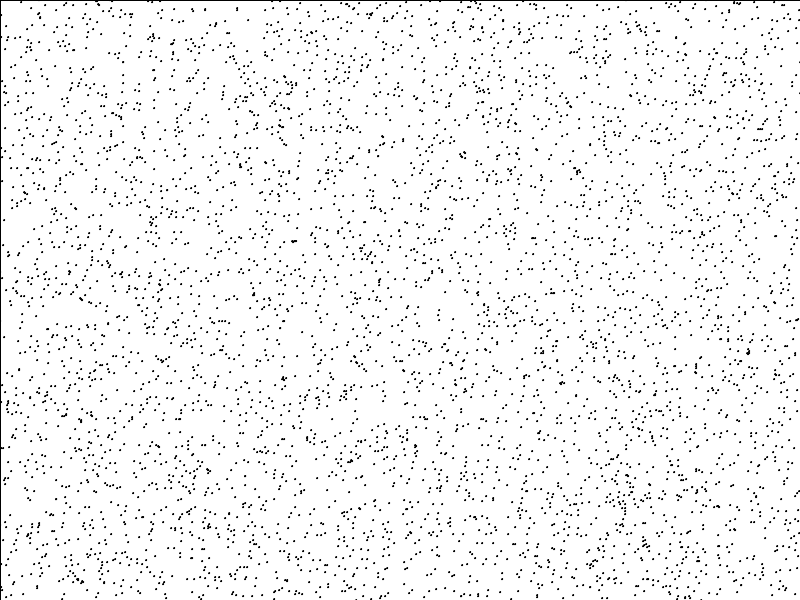
Frame 1 (no input)
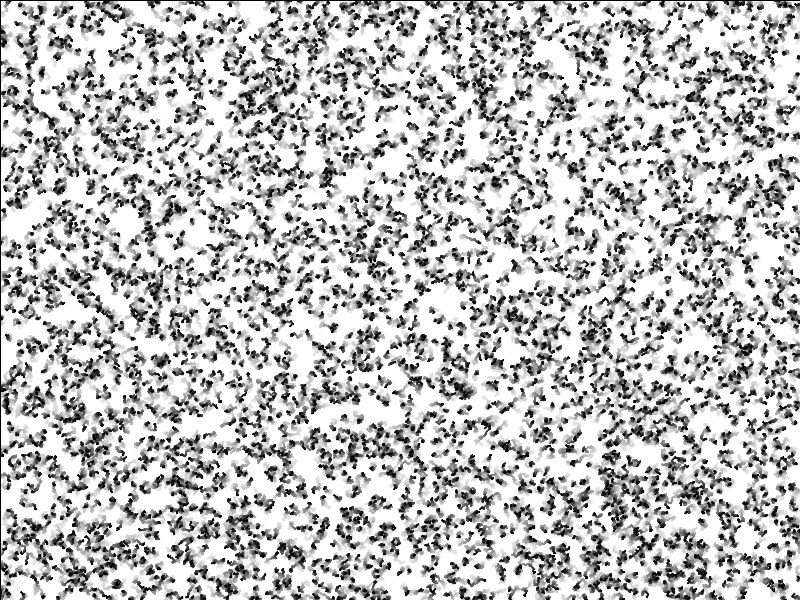
Frame 60 (the mouse pressed at the canvas centre just before this capture)
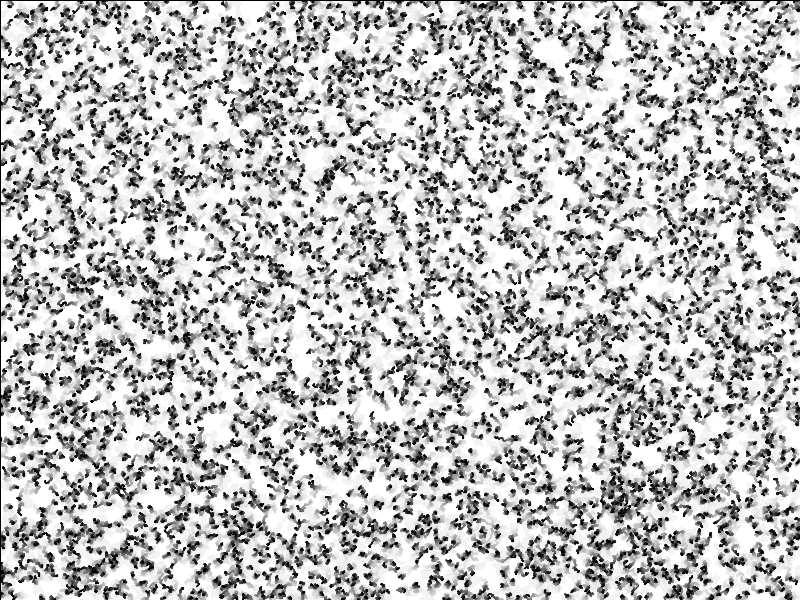
Frame 120 (the mouse held since frame 60 and released just before this capture)

The Processing sketch that drew these frames (run headless with seeded random() and noise(); from frame 60 on, the mouse is pressed at the canvas centre):

// Processing sketch: Many_Walkers
// ── Many_Walkers.pde
public class RandomWalker
{
    private PVector position;
    private int size;
    
    public RandomWalker(PVector _position, int _size)
    {
        position = _position;
        size = _size;
    }

    public void update()
    {
        position.x += Math.floor(Math.random() * 3) - 1;
        position.y += Math.floor(Math.random() * 3) - 1;

        if (position.x > width) position.x = width - size;
        if (position.x < 0) position.x = 0 + size;
        if (position.y > height) position.y = height - size;
        if (position.y < 0) position.y = 0 + size;
    }

    public void draw()
    {
        update();
        fill(0);
        ellipse(position.x, position.y, size, size);
    }
}

ArrayList<RandomWalker> walkers;
final int MAX_WALKERS = 5000;

void setup()
{
    size(800, 600);
    walkers = new ArrayList<RandomWalker>();
    
    for (int i = 0; i < MAX_WALKERS; ++i)
    {
      walkers.add(new RandomWalker(new PVector((int) random(width), (int) random(height)), 1));
    }
    background(255);
}

void draw()
{
    fill(255, 10);
    rect(0, 0, width, height);
    for (RandomWalker walker : walkers)
    {
      walker.draw();
    }
}
